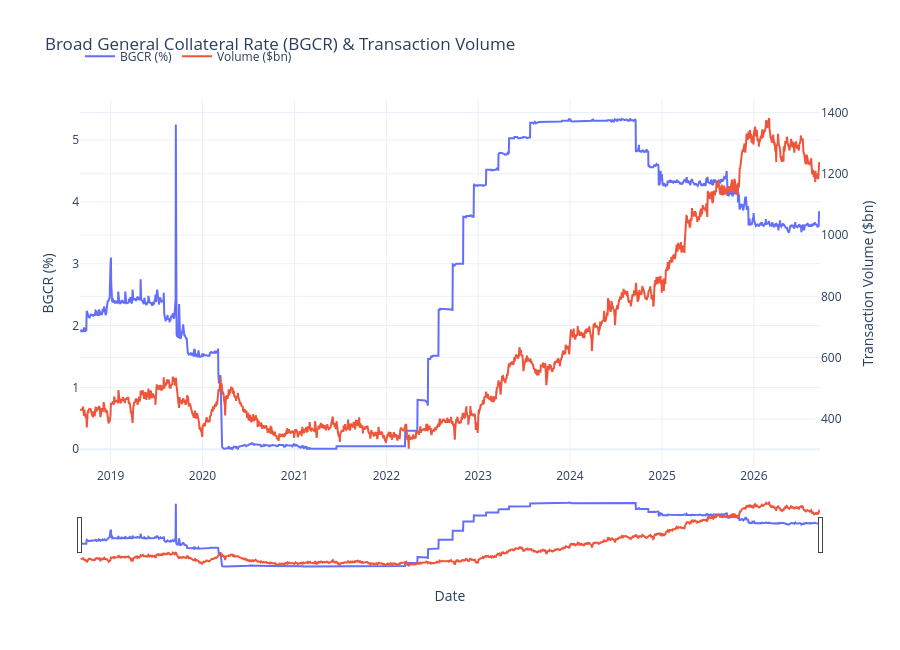

Notebook code for this chart:
### Code cell
# Plot from September 2018 onward
plot_df = df[df["Date"] >= "2018-09-01"].copy()

fig = go.Figure()

fig.add_trace(
    go.Scatter(
        x=plot_df["Date"],
        y=plot_df["BGCR"],
        mode="lines",
        name="BGCR (%)",
        yaxis="y"
    )
)

fig.add_trace(
    go.Scatter(
        x=plot_df["Date"],
        y=plot_df["Volume"],
        mode="lines",
        name="Volume ($bn)",
        yaxis="y2"
    )
)

fig.update_layout(
    title="Broad General Collateral Rate (BGCR) & Transaction Volume",

    xaxis=dict(
        title="Date",
        range=["2018-09-01", "2026-09-21"],
        rangeslider=dict(visible=True)
    ),

    yaxis=dict(
        title="BGCR (%)",
        side="left"
    ),

    yaxis2=dict(
        title="Transaction Volume ($bn)",
        overlaying="y",
        side="right"
    ),

    hovermode="x unified",
    template="plotly_white",
    height=650,
    legend=dict(
        orientation="h",
        y=1.08
    )
)

iplot(fig)

### Figure 1 — Plotly figure (JSON) as saved in the notebook; plotly's stock layout.template omitted (floating-point values rounded to 4 significant figures; data arrays with more than 128 entries replaced by an {"elided": "..."} marker saying what was removed)
{"data": [{"mode": "lines", "name": "BGCR (%)", "x": {"elided": "2008 str values"}, "y": {"elided": "2008 float values"}, "yaxis": "y", "type": "scatter"}, {"mode": "lines", "name": "Volume ($bn)", "x": {"elided": "2008 str values"}, "y": {"elided": "2008 int values"}, "yaxis": "y2", "type": "scatter"}], "layout": {"height": 650, "hovermode": "x unified", "legend": {"orientation": "h", "y": 1.08}, "title": {"text": "Broad General Collateral Rate (BGCR) & Transaction Volume"}, "xaxis": {"range": ["2018-09-01", "2026-09-21"], "rangeslider": {"visible": true}, "title": {"text": "Date"}}, "yaxis": {"side": "left", "title": {"text": "BGCR (%)"}}, "yaxis2": {"overlaying": "y", "side": "right", "title": {"text": "Transaction Volume ($bn)"}}}}
